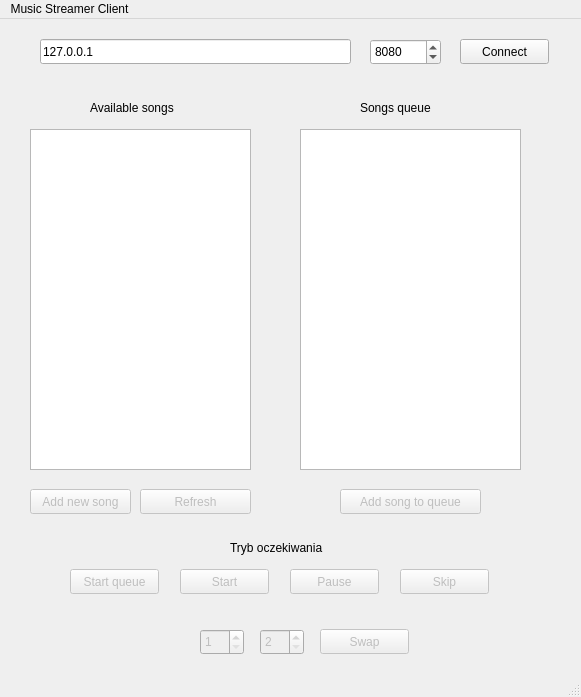
<?xml version="1.0" encoding="UTF-8"?>
<ui version="4.0">
 <class>MainWindow</class>
 <widget class="QMainWindow" name="MainWindow">
  <property name="geometry">
   <rect>
    <x>0</x>
    <y>0</y>
    <width>581</width>
    <height>697</height>
   </rect>
  </property>
  <property name="windowTitle">
   <string>MainWindow</string>
  </property>
  <widget class="QWidget" name="centralwidget">
   <widget class="QPushButton" name="joinButton">
    <property name="geometry">
     <rect>
      <x>460</x>
      <y>20</y>
      <width>89</width>
      <height>25</height>
     </rect>
    </property>
    <property name="text">
     <string>Connect</string>
    </property>
   </widget>
   <widget class="QLineEdit" name="hostInput">
    <property name="geometry">
     <rect>
      <x>40</x>
      <y>20</y>
      <width>311</width>
      <height>25</height>
     </rect>
    </property>
    <property name="text">
     <string>127.0.0.1</string>
    </property>
   </widget>
   <widget class="QSpinBox" name="portInput">
    <property name="geometry">
     <rect>
      <x>370</x>
      <y>20</y>
      <width>71</width>
      <height>26</height>
     </rect>
    </property>
    <property name="maximum">
     <number>9999</number>
    </property>
    <property name="value">
     <number>8080</number>
    </property>
   </widget>
   <widget class="QLabel" name="labelAvailSongs">
    <property name="geometry">
     <rect>
      <x>90</x>
      <y>80</y>
      <width>121</width>
      <height>17</height>
     </rect>
    </property>
    <property name="text">
     <string>Available songs</string>
    </property>
   </widget>
   <widget class="QLabel" name="labelSongsQueue">
    <property name="geometry">
     <rect>
      <x>360</x>
      <y>80</y>
      <width>121</width>
      <height>17</height>
     </rect>
    </property>
    <property name="text">
     <string>Songs queue</string>
    </property>
   </widget>
   <widget class="QPushButton" name="btnAddNewSong">
    <property name="enabled">
     <bool>false</bool>
    </property>
    <property name="geometry">
     <rect>
      <x>30</x>
      <y>470</y>
      <width>101</width>
      <height>25</height>
     </rect>
    </property>
    <property name="text">
     <string>Add new song</string>
    </property>
   </widget>
   <widget class="QPushButton" name="btnStartQueue">
    <property name="enabled">
     <bool>false</bool>
    </property>
    <property name="geometry">
     <rect>
      <x>70</x>
      <y>550</y>
      <width>89</width>
      <height>25</height>
     </rect>
    </property>
    <property name="text">
     <string>Start queue</string>
    </property>
   </widget>
   <widget class="QPushButton" name="btnStop">
    <property name="enabled">
     <bool>false</bool>
    </property>
    <property name="geometry">
     <rect>
      <x>290</x>
      <y>550</y>
      <width>89</width>
      <height>25</height>
     </rect>
    </property>
    <property name="text">
     <string>Pause</string>
    </property>
   </widget>
   <widget class="QPushButton" name="btnRefreshAvailSongs">
    <property name="enabled">
     <bool>false</bool>
    </property>
    <property name="geometry">
     <rect>
      <x>140</x>
      <y>470</y>
      <width>111</width>
      <height>25</height>
     </rect>
    </property>
    <property name="text">
     <string>Refresh</string>
    </property>
   </widget>
   <widget class="QTextEdit" name="listAvailSongs">
    <property name="enabled">
     <bool>true</bool>
    </property>
    <property name="geometry">
     <rect>
      <x>30</x>
      <y>110</y>
      <width>221</width>
      <height>341</height>
     </rect>
    </property>
    <property name="readOnly">
     <bool>true</bool>
    </property>
   </widget>
   <widget class="QPushButton" name="btnAddSongToQueue">
    <property name="enabled">
     <bool>false</bool>
    </property>
    <property name="geometry">
     <rect>
      <x>340</x>
      <y>470</y>
      <width>141</width>
      <height>25</height>
     </rect>
    </property>
    <property name="text">
     <string>Add song to queue</string>
    </property>
   </widget>
   <widget class="QTextEdit" name="listSongsQueue">
    <property name="enabled">
     <bool>true</bool>
    </property>
    <property name="geometry">
     <rect>
      <x>300</x>
      <y>110</y>
      <width>221</width>
      <height>341</height>
     </rect>
    </property>
    <property name="readOnly">
     <bool>true</bool>
    </property>
   </widget>
   <widget class="QPushButton" name="btnStart">
    <property name="enabled">
     <bool>false</bool>
    </property>
    <property name="geometry">
     <rect>
      <x>180</x>
      <y>550</y>
      <width>89</width>
      <height>25</height>
     </rect>
    </property>
    <property name="text">
     <string>Start</string>
    </property>
   </widget>
   <widget class="QLabel" name="labelMode">
    <property name="enabled">
     <bool>true</bool>
    </property>
    <property name="geometry">
     <rect>
      <x>230</x>
      <y>520</y>
      <width>131</width>
      <height>17</height>
     </rect>
    </property>
    <property name="text">
     <string>Tryb oczekiwania</string>
    </property>
   </widget>
   <widget class="QPushButton" name="btnSkip">
    <property name="enabled">
     <bool>false</bool>
    </property>
    <property name="geometry">
     <rect>
      <x>400</x>
      <y>550</y>
      <width>89</width>
      <height>25</height>
     </rect>
    </property>
    <property name="text">
     <string>Skip</string>
    </property>
   </widget>
   <widget class="QSpinBox" name="inputFirstSwap">
    <property name="enabled">
     <bool>false</bool>
    </property>
    <property name="geometry">
     <rect>
      <x>200</x>
      <y>610</y>
      <width>44</width>
      <height>26</height>
     </rect>
    </property>
    <property name="minimum">
     <number>1</number>
    </property>
   </widget>
   <widget class="QSpinBox" name="inputSecondSwap">
    <property name="enabled">
     <bool>false</bool>
    </property>
    <property name="geometry">
     <rect>
      <x>260</x>
      <y>610</y>
      <width>44</width>
      <height>26</height>
     </rect>
    </property>
    <property name="minimum">
     <number>2</number>
    </property>
    <property name="value">
     <number>2</number>
    </property>
   </widget>
   <widget class="QPushButton" name="btnSwap">
    <property name="enabled">
     <bool>false</bool>
    </property>
    <property name="geometry">
     <rect>
      <x>320</x>
      <y>610</y>
      <width>89</width>
      <height>25</height>
     </rect>
    </property>
    <property name="text">
     <string>Swap</string>
    </property>
   </widget>
  </widget>
  <widget class="QMenuBar" name="menubar">
   <property name="geometry">
    <rect>
     <x>0</x>
     <y>0</y>
     <width>581</width>
     <height>22</height>
    </rect>
   </property>
   <widget class="QMenu" name="menuMusic_Streamer_Client">
    <property name="title">
     <string>Music Streamer Client</string>
    </property>
   </widget>
   <addaction name="menuMusic_Streamer_Client"/>
  </widget>
  <widget class="QStatusBar" name="statusbar"/>
 </widget>
 <resources/>
 <connections/>
</ui>
